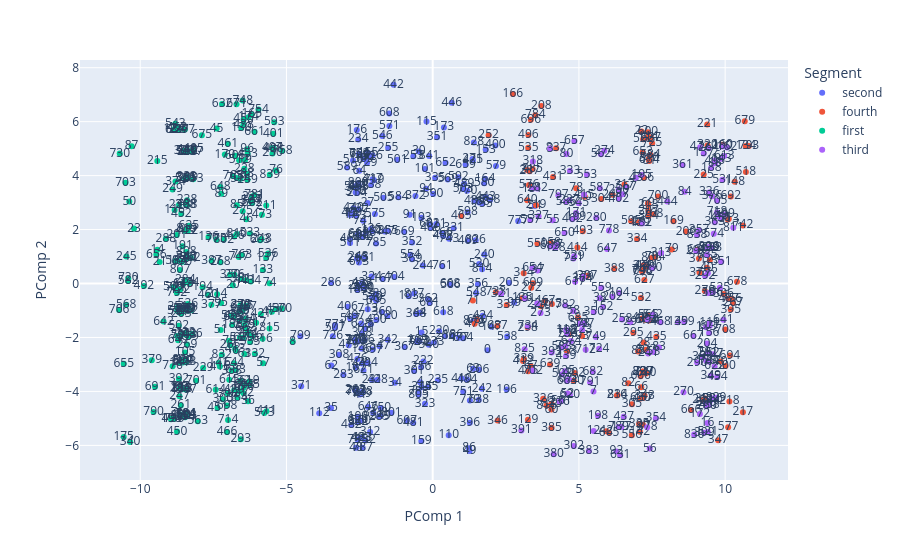

This figure's notebook cell:
### Code cell
fig = px.scatter(df_cluster, x="PComp 1", y="PComp 2", color='Segment', text=df_cluster.index)
fig.show()

### Figure 1 — Plotly figure (JSON) as saved in the notebook; plotly's stock layout.template omitted (floating-point values rounded to 4 significant figures; data arrays with more than 128 entries replaced by an {"elided": "..."} marker saying what was removed)
{"data": [{"hovertemplate": "Segment=second<br>PComp 1=%{x}<br>PComp 2=%{y}<br>index=%{text}<extra></extra>", "legendgroup": "second", "marker": {"color": "#636efa", "symbol": "circle"}, "mode": "markers+text", "name": "second", "orientation": "v", "showlegend": true, "text": {"elided": "244 int values"}, "type": "scatter", "x": {"elided": "244 float values"}, "xaxis": "x", "y": {"elided": "244 float values"}, "yaxis": "y"}, {"hovertemplate": "Segment=fourth<br>PComp 1=%{x}<br>PComp 2=%{y}<br>index=%{text}<extra></extra>", "legendgroup": "fourth", "marker": {"color": "#EF553B", "symbol": "circle"}, "mode": "markers+text", "name": "fourth", "orientation": "v", "showlegend": true, "text": {"elided": "159 int values"}, "type": "scatter", "x": {"elided": "159 float values"}, "xaxis": "x", "y": {"elided": "159 float values"}, "yaxis": "y"}, {"hovertemplate": "Segment=first<br>PComp 1=%{x}<br>PComp 2=%{y}<br>index=%{text}<extra></extra>", "legendgroup": "first", "marker": {"color": "#00cc96", "symbol": "circle"}, "mode": "markers+text", "name": "first", "orientation": "v", "showlegend": true, "text": {"elided": "263 int values"}, "type": "scatter", "x": {"elided": "263 float values"}, "xaxis": "x", "y": {"elided": "263 float values"}, "yaxis": "y"}, {"hovertemplate": "Segment=third<br>PComp 1=%{x}<br>PComp 2=%{y}<br>index=%{text}<extra></extra>", "legendgroup": "third", "marker": {"color": "#ab63fa", "symbol": "circle"}, "mode": "markers+text", "name": "third", "orientation": "v", "showlegend": true, "text": {"elided": "176 int values"}, "type": "scatter", "x": {"elided": "176 float values"}, "xaxis": "x", "y": {"elided": "176 float values"}, "yaxis": "y"}], "layout": {"legend": {"title": {"text": "Segment"}, "tracegroupgap": 0}, "margin": {"t": 60}, "xaxis": {"anchor": "y", "domain": [0, 1], "title": {"text": "PComp 1"}}, "yaxis": {"anchor": "x", "domain": [0, 1], "title": {"text": "PComp 2"}}}}
